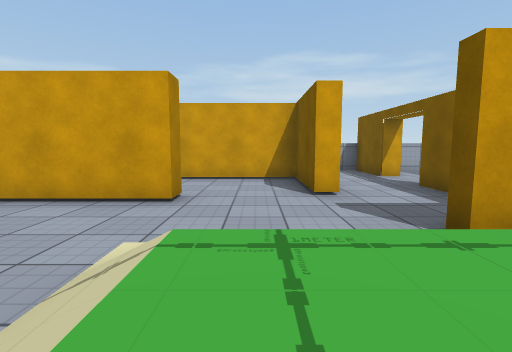
view 1 (above)

20 first-person views from a walk through a Unity game level. The camera is 0.28 m above the floor, tilts 6° down and sees 85° across. The floor is counted in squares, 0.5 m on a side. Each view is taken from the middle of a square. On the plan, view 1 faces up. The plan holds only what a view shows up to about 9 squares ahead; the rest is blank. The player character is not drawn. Some animated figures are not drawn. Some surface patterns are stand-ins.

view 2
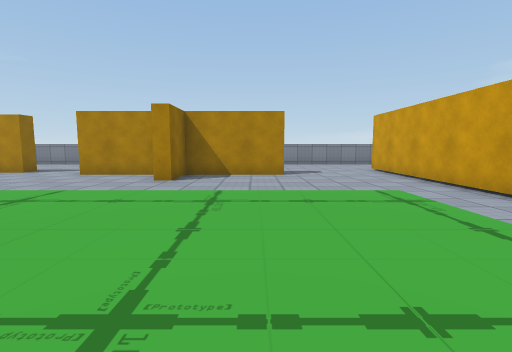

view 3
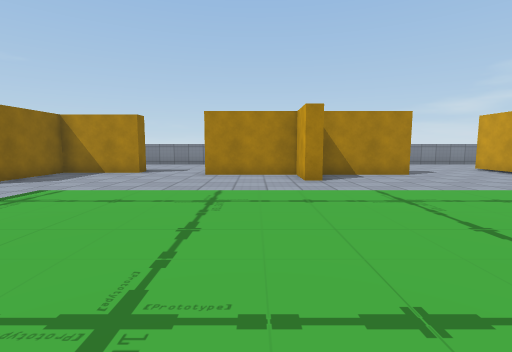

view 4
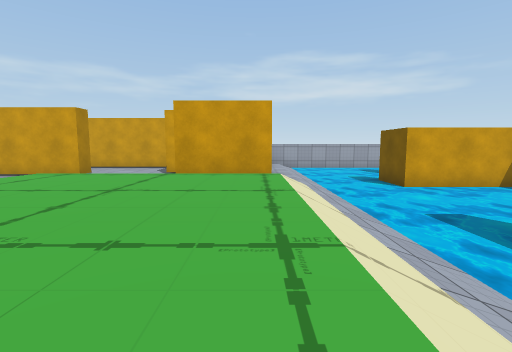

view 5
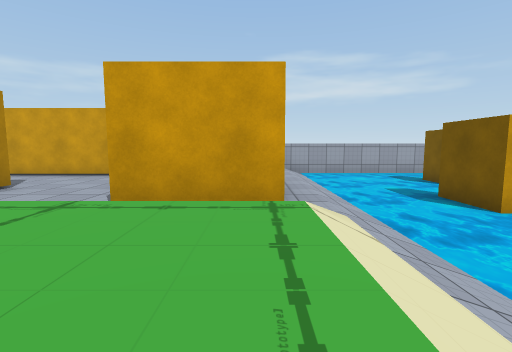

view 6
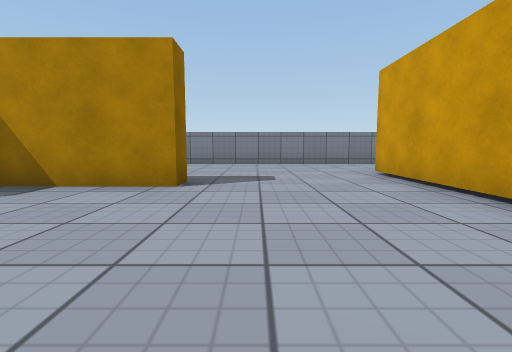

view 7
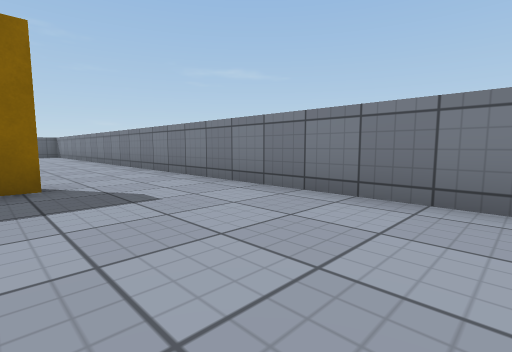

view 8
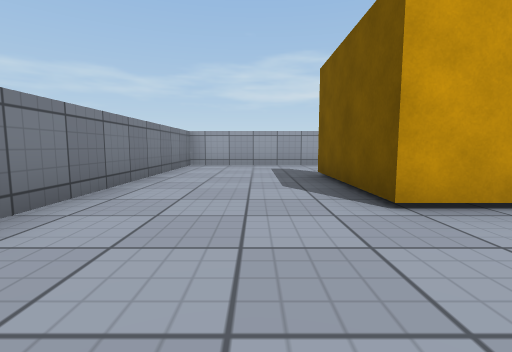

view 9
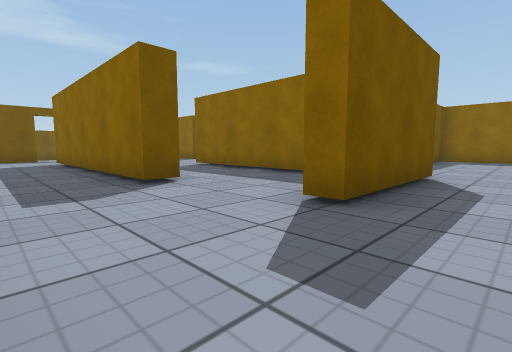

view 10
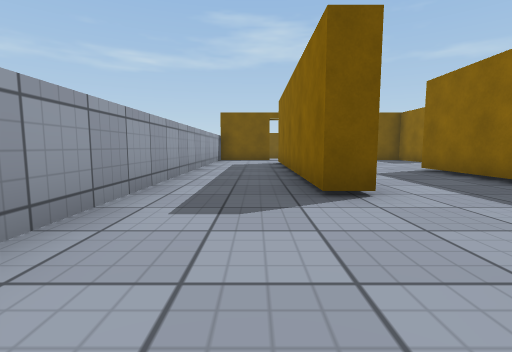

view 11
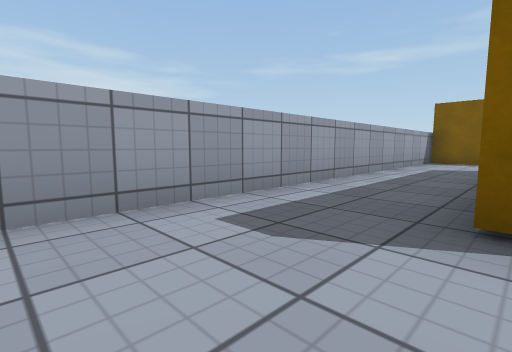

view 12
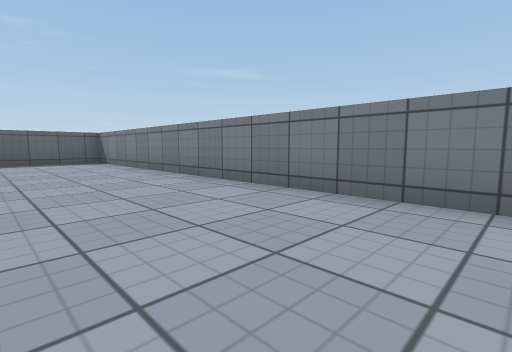

view 13
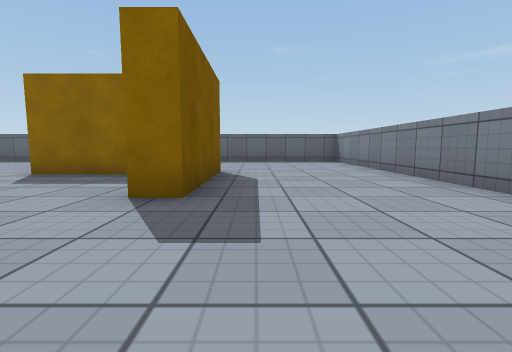

view 14
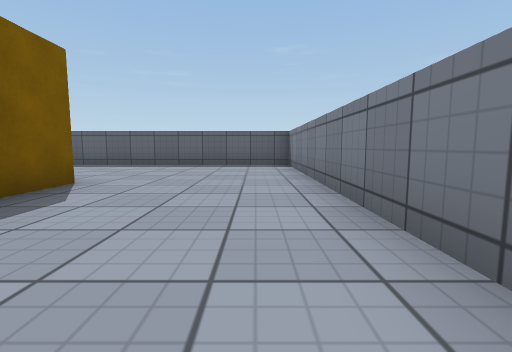

view 15
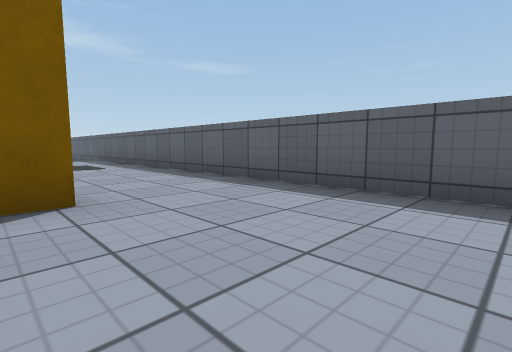

view 16
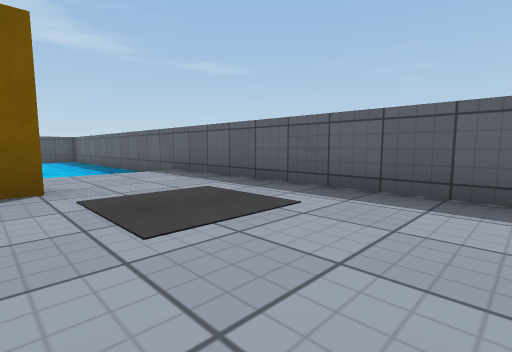

view 17
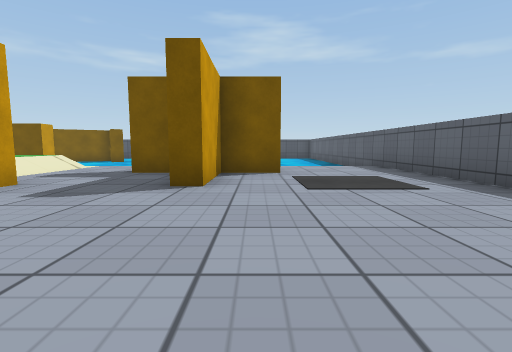

view 18
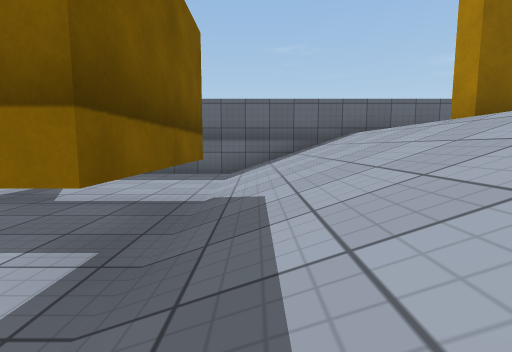

view 19
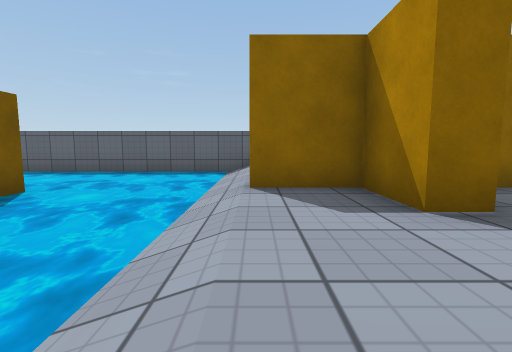

view 20
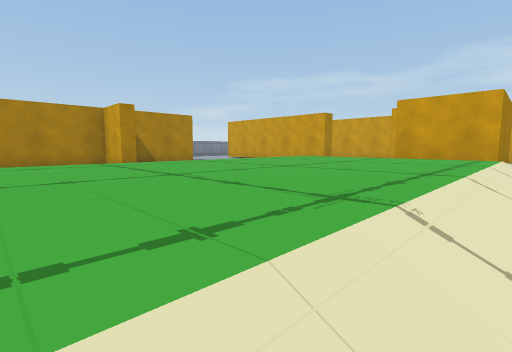

### Floor plan
Key: @ floor where view 1 was taken; # wall or solid block; . main floor; : floor 0.15 m higher than the main floor; - floor 0.65 m lower than the main floor; / step, stairs or slope; ~ water the walk can cross; v drop or lower ground; O other object.
Columns run from 11 left of view 1 to 10 right of it. Each row starts with its distance up from view 1.
 11 ################
 10 #..............#
  9 #..............#.
  8 #......######....~~~
  7 #..##.......#....~~~
  6 #..##.......#..#.~~~
  5 #..#######.....#.~~~
  4 #..............#.~~~
  3 #............/##.~~~
  2 #.........///////~~~
  1 #........ /:::::/~~~
  0 #....#... /@::::/~~~
 -1 #....#... /:::::/~~
 -2 #..####.. /:::::/~
 -3 #..  ##.. /:::::/
 -4 #..  #... /:::::/
 -5 #... #... /:::::/
 -6 #........ /:::::/
 -7 #........ // ////  ~
 -8 #........   .....~~~v
 -9 #......... ......~~~#-
-10 #................~~~#-
-11 #................~~~#
-12 #................~~~#
-13 #...........O....~~~--
-14 #................~~~--
-15 #................~~~--
-16 ######################

Where each view was taken, in squares from view 1:
view 1: 0 up, 0 right, facing up
view 2: 0 up, 3 right, facing left
view 3: 4 down, 3 right, facing left
view 4: 4 down, 4 right, facing up
view 5: 1 down, 4 right, facing up
view 6: 2 up, 2 left, facing left
view 7: 2 up, 8 left, facing down-left
view 8: 2 up, 9 left, facing up
view 9: 10 up, 9 left, facing down-right
view 10: 9 up, 8 left, facing right
view 11: 8 up, 7 left, facing up-right
view 12: 5 down, 8 left, facing down-left
view 13: 5 down, 8 left, facing down
view 14: 7 down, 10 left, facing down
view 15: 12 down, 7 left, facing down-right
view 16: 12 down, 1 left, facing down-right
view 17: 12 down, 3 left, facing right
view 18: 7 down, 8 right, facing down
view 19: 7 down, 5 right, facing down
view 20: 6 down, 5 right, facing up-left
